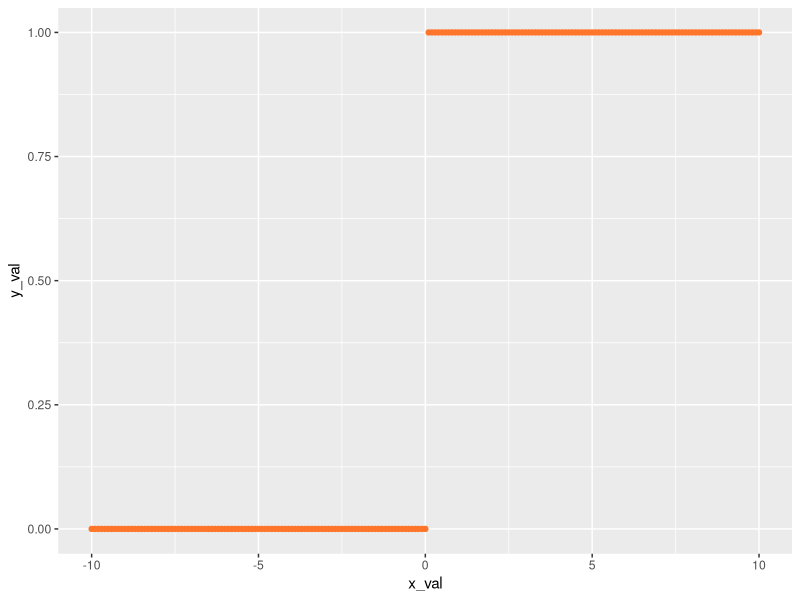
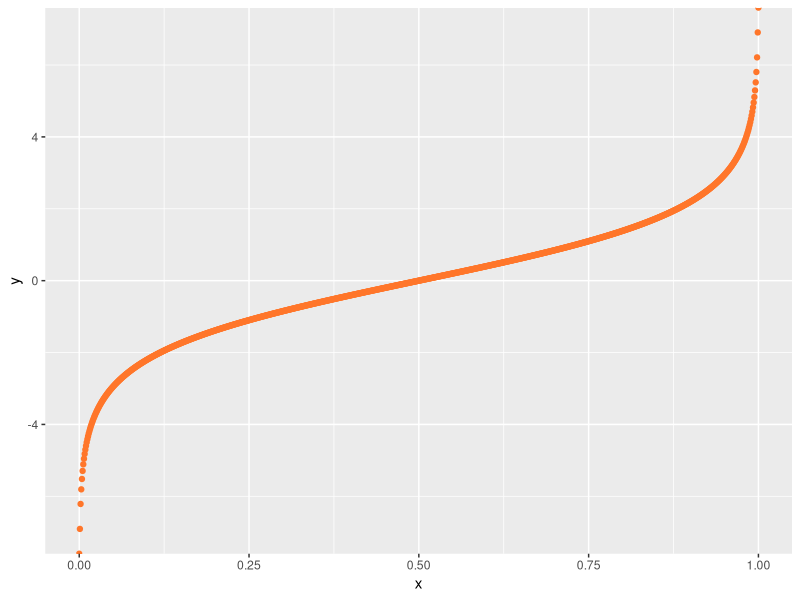
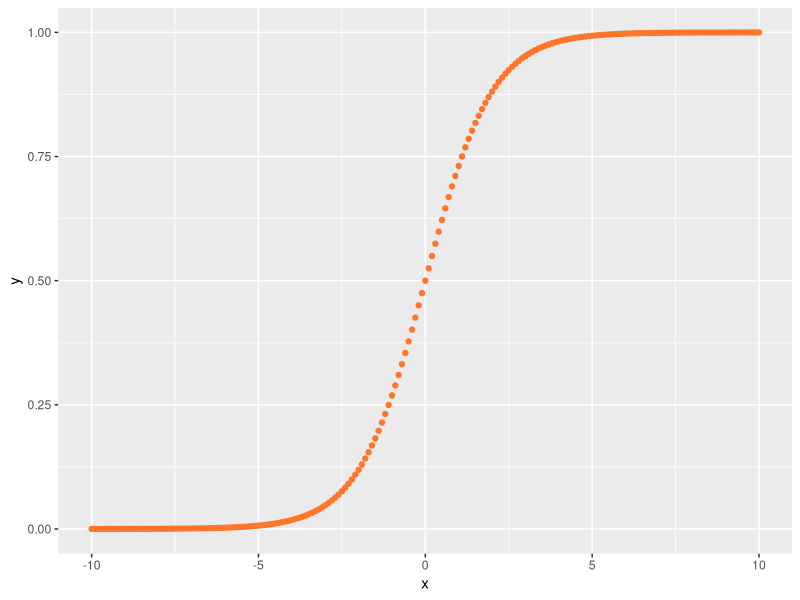
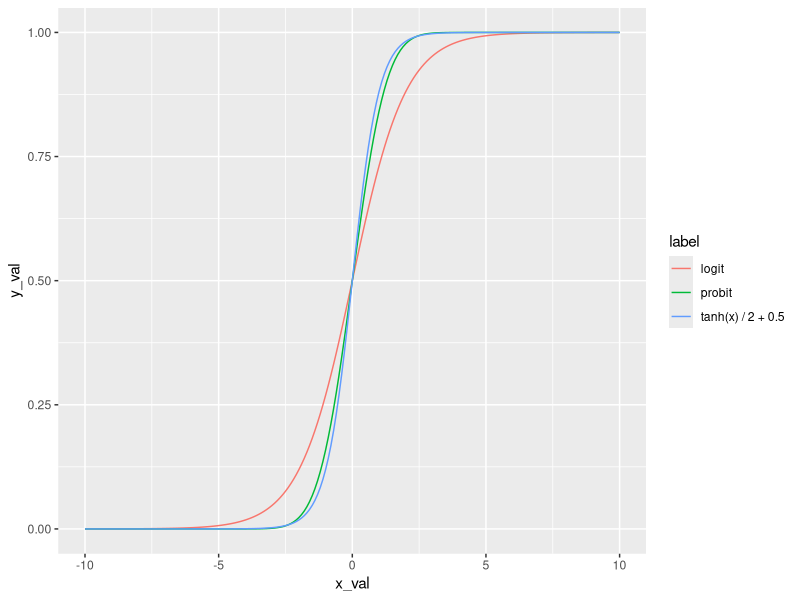
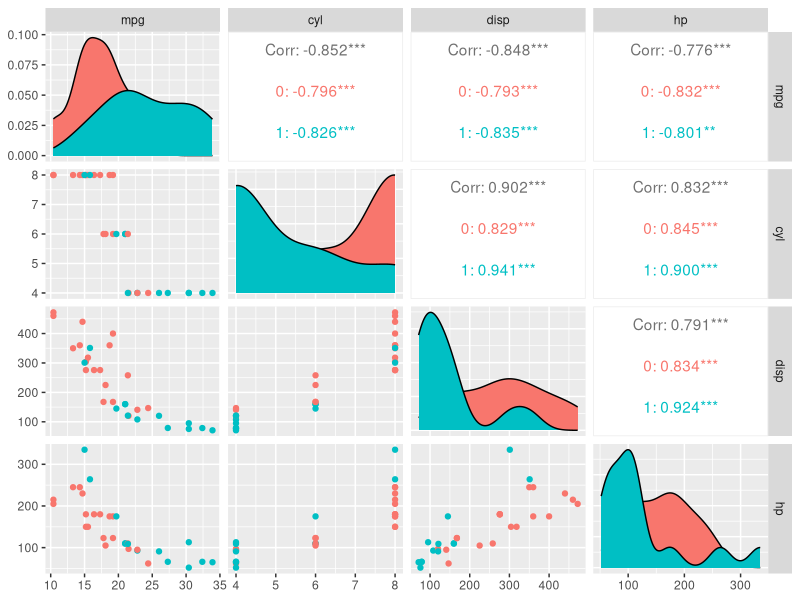

The R source for these figures, in order:
## ---- chunk 1
require('ggplot2')
require("GGally")
require("dplyr")
setwd("D:/GIT/sg-lectures")
## ---- chunk 2
x <- seq(-10, 10, by = 0.1)
f_x <- ifelse(x > 0, 1, 0)
dt1 <- data.frame(x_val = x, y_val = f_x)
ggplot(data = dt1, aes(x_val, y_val)) + geom_point(colour = rgb(1,  0.463, 0.165))
## ---- chunk 3
s <- seq(0, 1, by = 0.001)
logit <- data.frame(x = s, y = log(s / (1 - s)))
ggplot(data = logit, aes(x = x, y = y)) + geom_point(colour = rgb(1,  0.463, 0.165))
## ---- chunk 4
s_x <- seq(-10, 10, by = 0.1)
s_y <- 1 / (1 + exp(-s_x))
logit <- data.frame(x = s_x, y = s_y)
ggplot(data = logit, aes(x = x, y = y)) + geom_point(colour = rgb(1,  0.463, 0.165))
## ---- chunk 5
x <- seq(-10, 10, by = 0.1)
probit <- pnorm(x)
logit <- 1 / (1 + exp(-x))
th <- tanh(x) / 2 + 0.5
dt <- data.frame(x_val = rep(x, 3), y_val = c(probit, logit, th), label = c(rep("probit", 201), rep("logit", 201), rep("tanh(x) / 2 + 0.5", 201)))

ggplot(dt, aes(x_val, y_val, colour = label)) + geom_line()

## ---- chunk 6
# GGally

cr <- mtcars
cr$am <- as.factor(cr$am)
ggpairs(cr, columns = c("mpg", "cyl", "disp", "hp"), 
        mapping = ggplot2::aes(colour = am)
        )

## ---- chunk 7
train <- sample_frac(cr, 0.6)
test <- anti_join(cr, train)

table(train$am) / nrow(train)

table(test$am) / nrow(test)


